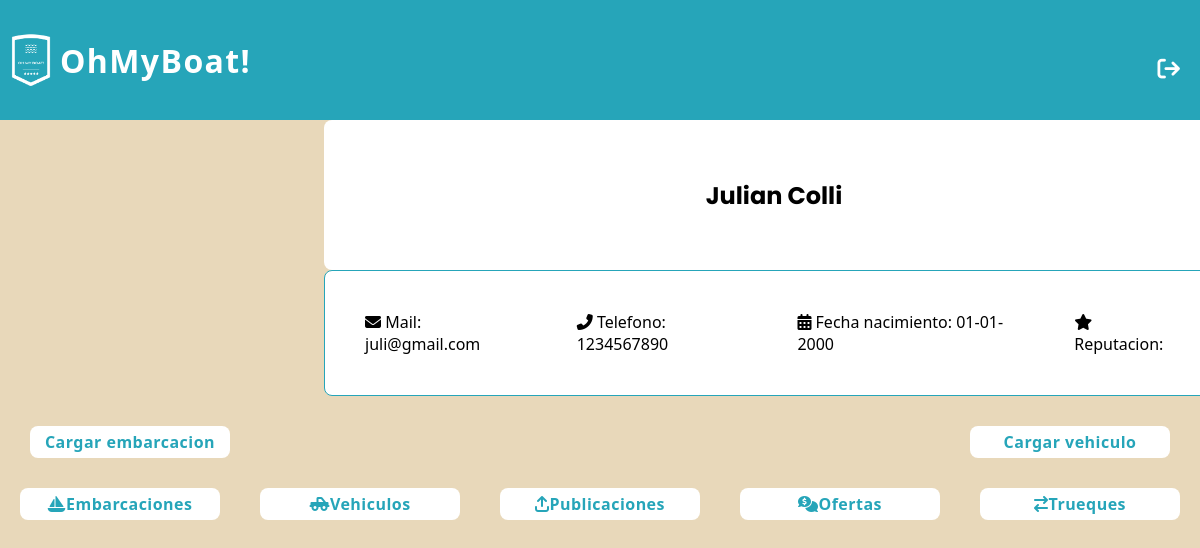
The page /usuario/88/ (signed in) on the database its author committed.
### usuarios/models.py (models this page shows, shortened)
class Usuario(AbstractBaseUser, PermissionsMixin):
    nombre = models.CharField(max_length=50)
    apellido = models.CharField(max_length=50)
    fecha_nacimiento = models.DateField()
    telefono = models.CharField(max_length=13)
    mail = models.EmailField(max_length=50, unique=True)
    password = models.CharField(max_length=128)
    is_staff= models.BooleanField(default=False)
    is_blocked= models.BooleanField(default=False)
    USERNAME_FIELD = 'mail'
    REQUIRED_FIELDS = ['nombre', 'apellido', 'fecha_nacimiento', 'telefono']

### usuarios/views.py (the view)
# urls.py: path('usuario/<int:id>/', views.ver_perfil, name='ver perfil'),
@login_required(login_url=reverse_lazy('home'))
def ver_perfil(request, id):
    usuario_actual = request.user
    UserModel = get_user_model()
    try:
        usuario= UserModel.objects.get(pk=id)
        if usuario.is_superuser and usuario_actual.is_superuser:
            return redirect('admin')
        elif usuario.is_staff and usuario_actual.is_staff:
            return redirect('panel empleados')
        elif usuario.is_blocked and not usuario_actual.is_superuser:
            return render(request, '404_not_found.html')
        elif usuario.is_staff:
            return render(request, '404_not_found.html')
        elif usuario.is_superuser:
            return render(request, '404_not_found.html')
        else:
            try:
                embarcaciones = Embarcacion.objects.exclude(matricula__startswith='*').filter(dueño = id)
            except Embarcacion.DoesNotExist:
                embarcaciones = []
            try:
                publicaciones = Publicacion.objects.filter(autor = id).exclude(oculta = True)
            except Publicacion.DoesNotExist:
                publicaciones = []
            try:
                vehiculos = Vehiculo.objects.exclude(patente__startswith='*').filter(dueño = id)
            except Vehiculo.DoesNotExist:
                vehiculos = []
            try:
                ofertas = Oferta.objects.filter(autor = id)
            except Oferta.DoesNotExist:
                ofertas = []
            trueques = Trueque.objects.filter(Q(usuario1_id = id) | Q(usuario2_id = id))
            puntuaciones= Puntuacion.objects.filter(user_recibio= id)
            puntuacion= 0
            for puntua in puntuaciones:
                puntuacion += puntua.calificacion
            cantidad_registros = puntuaciones.count()
            if puntuacion != 0 :
                puntuacion= puntuacion/ cantidad_registros
            else:
                puntuacion= "-"
            return render(request, 'profile.html', {
                'param': usuario,
                'embarcaciones': embarcaciones,
                'publicaciones': publicaciones,
                'vehiculos': vehiculos,
                'ofertas': ofertas,
                'trueques': trueques,
                'puntuacion': puntuacion
            })
    except UserModel.DoesNotExist:
        return render(request, '404_not_found.html')

### autenticacion/backend.py (called while the page is built)
    def get_user(self, user_id):
        UserModel = get_user_model()
        try:
            return UserModel.objects.get(pk=user_id)
        except UserModel.DoesNotExist:
            return None

### usuarios/templates/profile.html (shortened to what this page needs)
{% extends 'layouts/base.html' %}
{% load static %}
{% block style %}
    <link rel="stylesheet" type="text/css" href="{% static 'styles/profile_body.css' %}">
{% endblock %}
{% block listnav %}
    <li class="modal"><a id="cerrar-sesion" class="normal"  href=""><i class="fa-solid fa-arrow-right-from-bracket"></i></a>
    </li>
{% endblock %}
{% block content %}
    <div class="perfil-usuario-body">
        <div class="perfil-usuario-bio">
            <h3 class="titulo">{{param.nombre}} {{param.apellido}}</h3>
        </div>
        <div>
            <ul class="lista-datos">
                <li><i class="fa-sharp fa-solid fa-envelope"></i> Mail: {{param.mail}}</li>
                <li><i class="icono fas fa-phone-alt"></i> Telefono: {{param.telefono}}</li>
                {% if request.user.id == param.id %}
                <li><i class="icono fas fa-calendar-alt"></i> Fecha nacimiento:  {{ param.fecha_nacimiento|date:"d-m-Y" }}</li>
                {% endif %}
                <li><i class="fa-solid fa-star"></i> Reputacion: {{ puntuacion|floatformat:1 }}</li>
            </ul>
        </div>
        {% if request.user.id == param.id %}
            <div class="button-container">
                <a href="{% url 'cargar embarcacion' %}" class="button">Cargar embarcacion</a>
                <a href="{% url 'cargar vehiculo' %}" class="button">Cargar vehiculo</a>
            </div>
        {% endif %}
            <div class="containerIndices">
                {% if request.user.id == param.id %}
                <a href="#" id="indice1" class="button"><i class="fa-solid fa-sailboat"></i> Embarcaciones</a>
                <a href="#" id="indice2" class="button"><i class="fa-solid fa-truck-pickup"></i> Vehiculos</a>
                {% endif %}
                <a href="#" id="indice3" class="button"><i class="fa-solid fa-arrow-up-from-bracket"></i> Publicaciones</a>
                {% if request.user.id == param.id %}
                <a href="#" id="indice4" class="button"><i class="fa-solid fa-comments-dollar"></i> Ofertas</a>
                <a href="#" id="indice5" class="button"><i class="fa-solid fa-arrow-right-arrow-left"></i> Trueques</a>
                {% endif %}
            </div>
    </div>
{% endblock %}

### usuarios/static/styles/profile_body.css (style rules this page uses)
.perfil-usuario-bio { display: flex; justify-content: center; align-items: center; width: 900px; height: 150px; left: 27%; background-color: #fff; border-radius: 8px; position: relative; }
.perfil-usuario-bio h3 { font-family: Poppins, sans-serif; font-size: 24px; }
.lista-datos { background-color: #fff; width: 900px; padding: 20px; left: 27%; position: relative; border-radius: 8px; border: 1px solid #26a5b9; }
.button-container { display: flex; justify-content: space-between; margin: 30px; }
.containerIndices { width: 100%; display: flex; flex-direction: row; justify-content: space-around; flex-wrap: wrap; }
.button { width: 200px; height: 4vh; border: none; background-color: #fff; border-radius: 8px; display: flex; justify-content: center; text-decoration: none; align-items: center; cursor: pointer; letter-spacing: 0.03em; font-weight: 600; font-style: normal; font-size: 1rem; color: #26a5b9; transition: all 0.10s; -webkit-box-shadow: 0px 0px 4px 1px rgba(255,255,255,0); -moz-box-shadow: 0px 0px 4px 1px rgba(255,255,255,0); box-shadow: 0px 0px 4px 1px rgba(255,255,255,0); }

### inicio/static/styles/header.css (style rules this page uses)
* { margin: 0; padding: 0; box-sizing: border-box; font-family: 'Segoe UI', Tahoma, Geneva, Verdana, sans-serif; }
.modal { position: relative; }
ul { display: flex; list-style: none; align-items: center; }
li { margin: 20px; }
a { text-decoration: none; }
.normal { font-weight: 500; font-style: normal; font-size: 1.4em; text-decoration: none; position: relative; color: #ffff; padding-bottom: 2px; }
.normal::before { content: ""; position: absolute; bottom: 0; left: 0; width: 0; height: 3px; background-color: #ffffff; transition: width 0.3s ease; }
.normal { text-decoration: none; color: #fff; font-weight:700; }

### inicio/static/styles/index_main.css (style rules this page uses)
:root { --green: hsl(162, 45%, 56%); --lead: hsl(162, 2%, 56%); --blue: hsl(202, 89%, 71%); --text-white: hsl(0, 0%, 100%); --text-light-gray: hsl(0, 0%, 90%); --body-bg-color:hsl(200, 51%, 32%); --glass-bg-color: hsla(0, 0%, 100%, 0.05); --border-color: hsla(0, 0%, 100%, 0.25); --blur: blur(10px); --button-hover-color: hsla(0, 0%, 0%, 0.3); }
body { margin-top: 120px; background-color: #e8d8ba; }

### rows shown on the page
Usuario: nombre "Julian", apellido "Colli", mail "juli@gmail.com", telefono "1234567890", fecha_nacimiento "01-01-2000"
